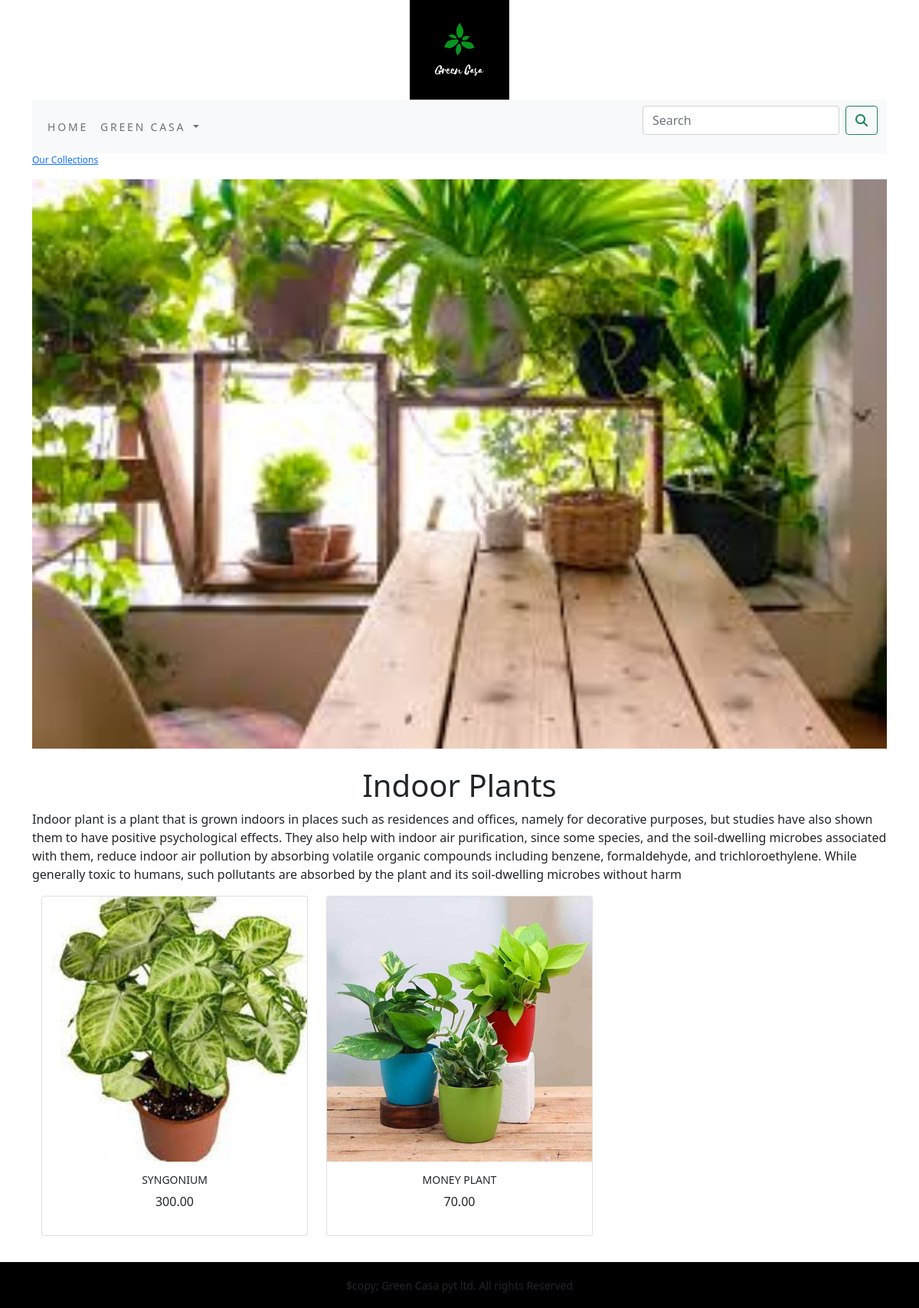
/greencasaapp/indoor-plants/, run on the app's committed database.
### greencasaapp/models.py (models this page shows, shortened)
class Category(models.Model):
    name = models.CharField(max_length=250, unique=True)
    slug = models.SlugField(max_length=250, unique=True)
    description = models.TextField(blank=True)
    image = models.ImageField(upload_to='category', blank=True)
    class Meta:
        ordering = ('name',)
        verbose_name = 'category'
        verbose_name_plural = 'categories'
    def get_url(self):
        return reverse('greencasaapp:product_by_category', args=[self.slug])

class Product(models.Model):
    name = models.CharField(max_length=250, unique=True)
    slug = models.SlugField(max_length=250, unique=True)
    description = models.TextField(blank=True)
    price = models.DecimalField(max_digits=10, decimal_places=2)
    category = models.ForeignKey(Category, on_delete=models.CASCADE)
    image = models.ImageField(upload_to='product', blank=True)
    stock = models.IntegerField()
    available = models.BooleanField(default=True)
    created = models.DateTimeField(auto_now_add=True)
    updated = models.DateTimeField(auto_now=True)
    def get_url(self):
        return reverse('greencasaapp:prodCatDetail', args=[self.category.slug,self.slug])
    class Meta:
        ordering = ('name',)
        verbose_name = 'product'
        verbose_name_plural = 'products'

### greencasaapp/views.py (the view)
# urls.py: path('', views.allProdCat, name='allProdCat'),
def allProdCat(request, c_slug=None):
    c_page = None
    products_list = None
    if c_slug != None:
        c_page = get_object_or_404(Category, slug=c_slug)
        products_list = Product.objects.all().filter(category=c_page, available=True)
    else:
        products_list = Product.objects.all().filter(available=True)
    paginator = Paginator(products_list, 6)
    try:
        page = int(request.GET.get('page', '1'))
    except:
        page = 1
    try:
        products = paginator.page(page)
    except (EmptyPage, InvalidPage):
        products = paginator.page(paginator.num_pages)
    return render(request, 'category.html', {'category': c_page, 'products': products})

### cart/context_processors.py (called while the page is built)
def counter(request):
    item_count=0
    if 'admin' in request.path:
        return {}
    else:
        try:
            cart=Cart.objects.filter(cart_id=_cart_id(request))
            cart_items=CartItem.objects.all().filter(cart=cart[:1])
            for cart_item in cart_items:
                item_count += cart_item.quantity
        except Cart.DoesNotExists:
            item_count = 0
    return dict(item_count=item_count)

### cart/views.py (called while the page is built)
def _cart_id(request):
    cart = request.session.session_key
    if not cart:
        cart = request.session.create()
    return cart

### greencasaapp/context_processors.py (called while the page is built)
def menu_links(request):
    links=Category.objects.all()
    return dict(links=links)

### templates/category.html (shortened to what this page needs)
{% extends 'base.html' %}
{% load static %}
{% block content %}
{% if category %}
<div>
<div class="row my_row_class">
    <div class="mx_auto">
        <p><a href="{% url 'greencasaapp:allProdCat' %}">Our Collections</a> </p>
    </div>
</div>
</div>
    {% endif %}
<div class="mx_auto">
    {% if category %}
    <img  class="my_image" src="{{category.image.url}}" alt="{{category.name}}">
</div>
   <br>
<div>
        <h1 class="text-center">{{category.name}}</h1>
        <p class="text=justify">{{category.description}}</p>
</div>
{% endif %}
<div class="container">
    <div class="row mx_auto" >
        {% for product in products.object_list %}
        <div class="my_bottom_margin col-9 col-sm-12  col-md-4 col-lg-4">
            <div class="card text-center" style="min-width:18rem;">
                <a href="{{product.get_url}}"><img class="card-img-top my_image" src="{{product.image.url}}" alt="{{product.name}}"></a>
                <div class="card-body">
                    <h4>{{product.name}}</h4>
                    <p>{{product.price}}</p>
                </div>
            </div>
        </div>
            {% endfor %}
    </div>
    <br>
</div>
{% endblock %}

### static/css/custom.css (style rules this page uses)
body { font-family: 'Noto Serif', serif; }
.my_row_class { padding-top;15px; }
.my_row_class .mx_auto { color:black; font-size:12px; }
.my_image { width:100%; height:auto; }
.my_bottom_margin { margin-bottom:10px; }
.card-body h4 { font-size:14px; text-transform:uppercase; letter-spacing:.2em'' }

### data on the page
Category: image (picture), name "Indoor Plants", description "Indoor plant is a plant that is grown indoors in places such as residences and offices, namely for decorative purposes, but studies have also shown them to have positive psychological effects. They also help with indoor air purification, since some species, and the soil-dwelling microbes associated with them, reduce indoor air pollution by absorbing volatile organic compounds including benzene, formaldehyde, and trichloroethylene. While generally toxic to humans, such pollutants are absorbed by the plant and its soil-dwelling microbes without harm"
Product: image (picture), name "SYNGONIUM", price "300.00"
Product: image (picture), name "MONEY PLANT", price "70.00"
